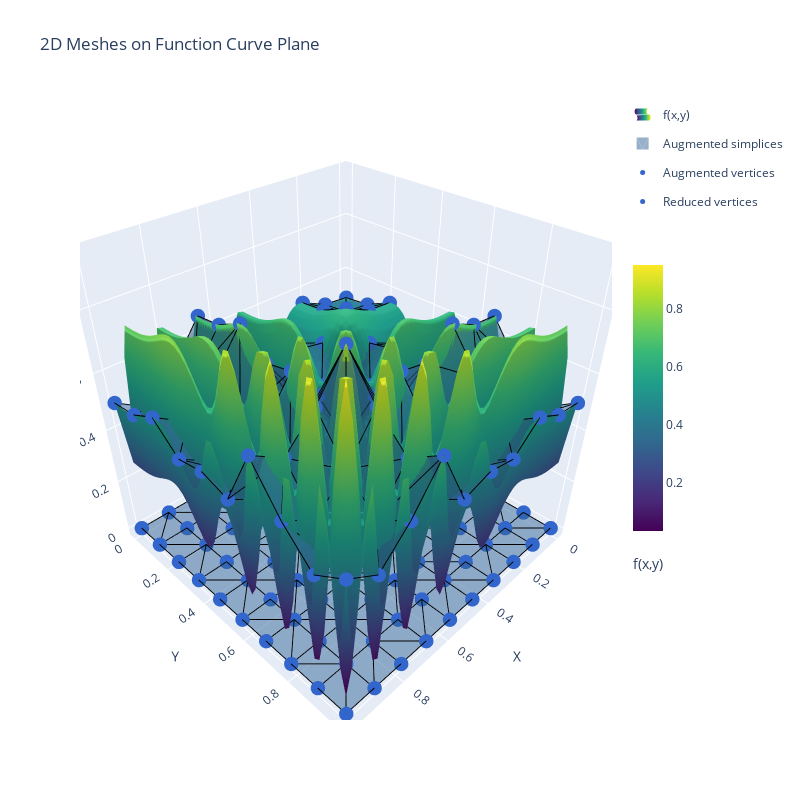

Write notebook code for a chart like this one.
### Code cell
# Create the plot?
fig = plot_augmented_2d_meshes(
    custom_function_2d, asvd_linear.simplices_xy, points_2d_linear,
    color=dict(simplex=COLORS[-1], vertice=linear_color)
)
fig.show()
